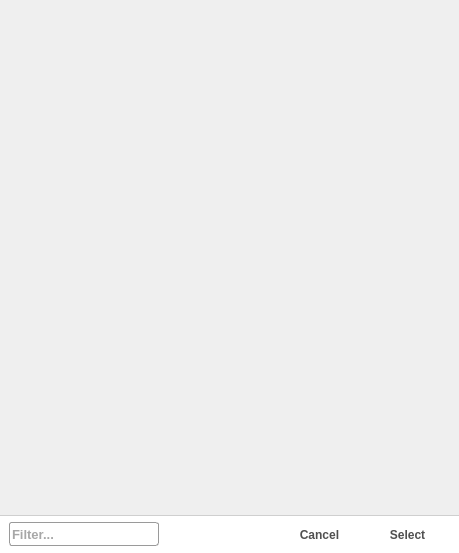
<?xml version="1.0" encoding="UTF-8"?>
<ui version="4.0">
 <class>RocketStorageSelectionDialog</class>
 <widget class="QWidget" name="RocketStorageSelectionDialog">
  <property name="geometry">
   <rect>
    <x>0</x>
    <y>0</y>
    <width>459</width>
    <height>553</height>
   </rect>
  </property>
  <property name="windowTitle">
   <string/>
  </property>
  <property name="styleSheet">
   <string notr="true">QWidget#RocketStorageSelectionDialog {
}

QFrame#controlsFrame {
	background-color: white;
	border-top: 1px solid rgb(207, 207, 207);
}

QLabel, QPushButton {
	color: rgb(80, 80, 80);
	font: 13px &quot;Arial&quot;;
	font-weight: bold;
}

QLabel#infoLabel {
	font: 13px &quot;Arial&quot;;
}

QLineEdit#lineEditFilter {
	font-family: &quot;Arial&quot;;
	font-size: 13px;
	border: 1px solid rgb(154, 154, 154);
	border-radius: 3px;
	min-height: 22px;
	max-height: 22px;
	padding: 0px;
	margin: 0px;
}

QPushButton#buttonSelect, #buttonCancel {
	background-color: transparent;
	color: rgb(80, 80, 80);
	border: 1px solid grey;
	border: 0px;
	border-radius: 3px;
	font-weight: bold;
	min-height: 25px;
	max-height: 25px;
	min-width: 75px;
	max-width: 75px;
	padding-left: 5px;
	padding-right: 5px;
}

QPushButton#buttonSelect::hover, #buttonCancel::hover {
	background-color: qlineargradient(spread:pad, x1:0, y1:0, x2:1, y2:1, stop:0 rgba(232, 234, 233, 255), stop:1 rgba(225, 226, 227, 255));
	color: rgb(60, 60, 60);
	border: 1px solid grey;
}

QPushButton#buttonSelect::pressed, #buttonCancel::pressed {
	background-color: rgba(200, 200, 200);
	border: 1px solid grey;
}

QLineEdit {
	font: 12px &quot;Arial&quot;;
	font-weight: bold;
	color: rgb(80,80,80);
}

QComboBox {
	border: 0px;
	border-bottom: 1px solid grey;
	font-family: &quot;Arial&quot;;
	font-size: 12px;
	color: rgb(65, 65, 65);
	font-weight: bold;
	padding-left: 0px;
    min-width: 100px;
	min-height: 20px;
	max-height: 20px;
	background-color: transparent;
}

QComboBox:hover {
	border-bottom: 1px solid black;
}

QComboBox:disabled, :disabled:hover {
	background-color: rgba(100,100,100,40);
}

QComboBox:down-arrow {
	image: url(':/images/icon-combobox-down-arrow.png');
	width:12px;
}

QComboBox::drop-down {
	subcontrol-origin: padding;
	subcontrol-position: center right;
	padding-right: 2px;
	width: 16px;
	max-height: 11px;
	border: 0px;
}

QComboBox QAbstractItemView {
	border: 1px solid grey;	
	background-color: rgb(255, 255, 255);
	selection-background-color: rgba(230,230,230,120);
	selection-color: black;
	padding: 0px;
}

QComboBox#comboBoxCategory {
	padding-left: 3px;
}

QListView {
	font-family: &quot;Arial&quot;;
	font-size: 11px;
	font-weight: 100;
	show-decoration-selected: 1;
	border: 0px;
/*	background-color: rgba(255,255,255,255); */
	background-color: none;
 }

QListView::item {
	color: rgb(80,80,80);
	min-height: 30px;
	border: 0px;
}

QListView::item:selected, ::item:selected:hover {
	background-color: rgb(230, 230, 230);
	color: black;
}

QListView::item:hover {
	background-color: rgba(230, 230, 230, 70);
}</string>
  </property>
  <layout class="QVBoxLayout" name="verticalLayout">
   <property name="spacing">
    <number>0</number>
   </property>
   <property name="margin">
    <number>0</number>
   </property>
   <item>
    <widget class="QScrollArea" name="scrollArea">
     <property name="frameShape">
      <enum>QFrame::NoFrame</enum>
     </property>
     <property name="frameShadow">
      <enum>QFrame::Plain</enum>
     </property>
     <property name="lineWidth">
      <number>0</number>
     </property>
     <property name="widgetResizable">
      <bool>true</bool>
     </property>
     <widget class="QWidget" name="scrollAreaWidgetContents">
      <property name="geometry">
       <rect>
        <x>0</x>
        <y>0</y>
        <width>459</width>
        <height>515</height>
       </rect>
      </property>
     </widget>
    </widget>
   </item>
   <item>
    <widget class="QFrame" name="controlsFrame">
     <property name="frameShape">
      <enum>QFrame::NoFrame</enum>
     </property>
     <property name="frameShadow">
      <enum>QFrame::Plain</enum>
     </property>
     <property name="lineWidth">
      <number>0</number>
     </property>
     <layout class="QHBoxLayout" name="horizontalLayout">
      <property name="spacing">
       <number>3</number>
      </property>
      <property name="leftMargin">
       <number>9</number>
      </property>
      <property name="topMargin">
       <number>6</number>
      </property>
      <property name="bottomMargin">
       <number>6</number>
      </property>
      <item>
       <widget class="QLineEdit" name="lineEditFilter">
        <property name="minimumSize">
         <size>
          <width>150</width>
          <height>24</height>
         </size>
        </property>
        <property name="maximumSize">
         <size>
          <width>150</width>
          <height>24</height>
         </size>
        </property>
        <property name="placeholderText">
         <string>Filter...</string>
        </property>
       </widget>
      </item>
      <item>
       <spacer name="horizontalSpacer">
        <property name="orientation">
         <enum>Qt::Horizontal</enum>
        </property>
        <property name="sizeHint" stdset="0">
         <size>
          <width>40</width>
          <height>20</height>
         </size>
        </property>
       </spacer>
      </item>
      <item>
       <widget class="QLabel" name="infoLabel">
        <property name="text">
         <string/>
        </property>
        <property name="alignment">
         <set>Qt::AlignRight|Qt::AlignTrailing|Qt::AlignVCenter</set>
        </property>
       </widget>
      </item>
      <item>
       <widget class="QPushButton" name="buttonCancel">
        <property name="text">
         <string>Cancel</string>
        </property>
        <property name="icon">
         <iconset resource="RocketPlugin.qrc">
          <normaloff>:/images/icon-cross.png</normaloff>:/images/icon-cross.png</iconset>
        </property>
       </widget>
      </item>
      <item>
       <widget class="QPushButton" name="buttonSelect">
        <property name="text">
         <string>Select</string>
        </property>
        <property name="icon">
         <iconset resource="RocketPlugin.qrc">
          <normaloff>:/images/icon-check.png</normaloff>:/images/icon-check.png</iconset>
        </property>
       </widget>
      </item>
     </layout>
    </widget>
   </item>
  </layout>
 </widget>
 <resources>
  <include location="RocketPlugin.qrc"/>
 </resources>
 <connections/>
</ui>
